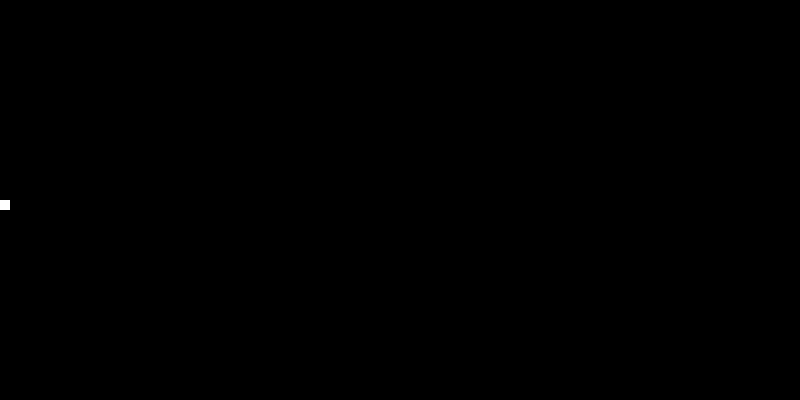
Frame 1 (no input)
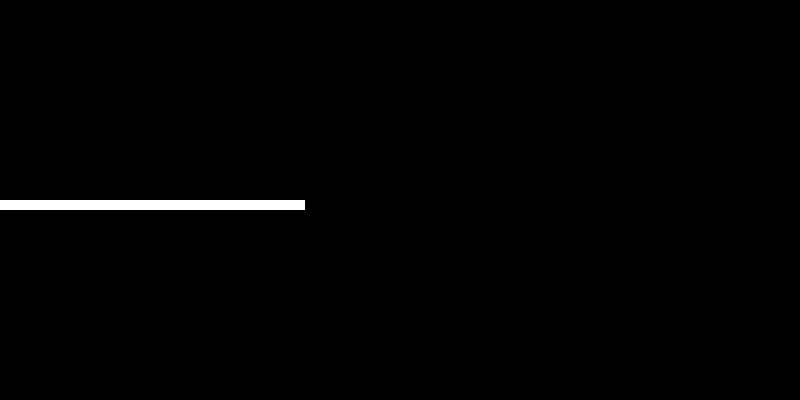
Frame 60 (the mouse pressed at the canvas centre just before this capture)
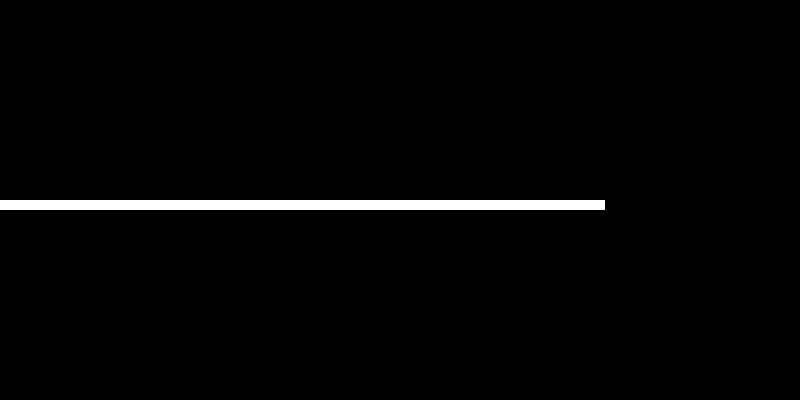
Frame 120 (the mouse held since frame 60 and released just before this capture)

The Processing sketch that drew these frames (run headless with seeded random() and noise(); from frame 60 on, the mouse is pressed at the canvas centre):

// Processing sketch: movimiento_simple
// ── movimiento_simple.pde
int posx = 0;
int vel  = 5;

void setup(){
  size(800, 400);
  background(0);  
  noStroke();
}

void draw(){
  rect(posx, height/2, 10, 10);
  posx += vel;
}
